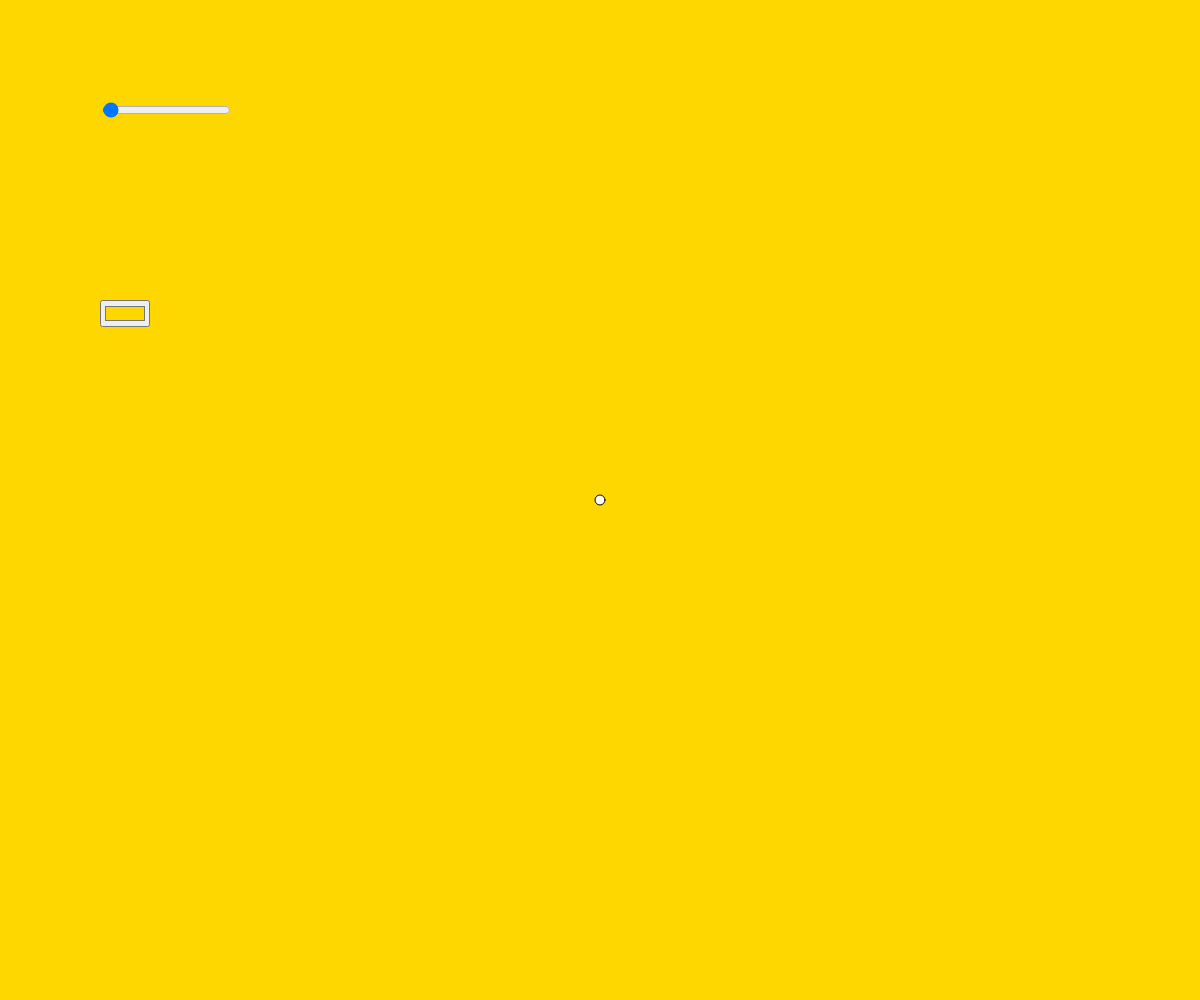
Frame 1 (no input)
Frame 60 (no input): identical to frame 1, image omitted
Frame 120 (the mouse pressed at the canvas centre since frame 60): identical to frame 1, image omitted

The p5.js sketch that drew this single still picture (run headless with seeded random() and noise() and a simulated clock; from frame 60 on, the mouse is pressed at the canvas centre):

// p5.js sketch
// ── sketch.js
let slider;
let cp;

function setup() {
  createCanvas(windowWidth, windowHeight);
  slider = createSlider(0,width,10)
  slider.position(100,100);

  cp = createColorPicker ("gold");
  cp.position(100,300);
}

function draw() {
  background(cp.color());
  let currentVal = slider.value();
  ellipse(width/2,height/2,currentVal,currentVal);


}
